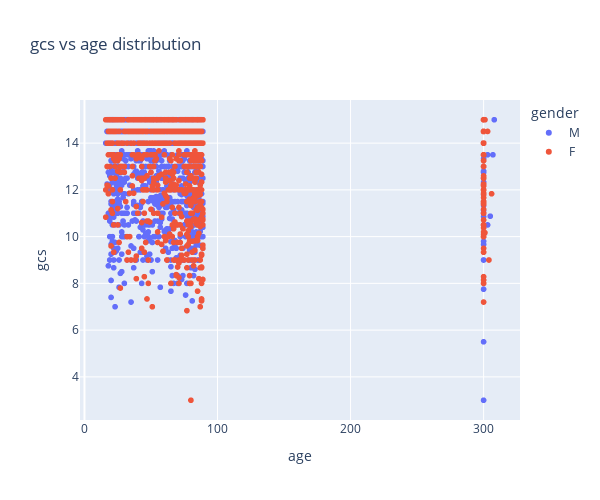

Notebook code for this chart:
### Code cell
fig = px.scatter(data_TBI_ML.groupby(['hadm_id']).aggregate({'gender':'min', 'age':'min','gcs':'mean'}), 
                 x="age", y="gcs", color="gender", width=600, height=500, title = "gcs vs age distribution")
fig.show()

### Figure 1 — Plotly figure (JSON) as saved in the notebook; plotly's stock layout.template omitted (floating-point values rounded to 4 significant figures; data arrays with more than 128 entries replaced by an {"elided": "..."} marker saying what was removed)
{"data": [{"hovertemplate": "gender=M<br>age=%{x}<br>gcs=%{y}<extra></extra>", "legendgroup": "M", "marker": {"color": "#636efa", "symbol": "circle"}, "mode": "markers", "name": "M", "showlegend": true, "type": "scattergl", "x": {"elided": "1601 int values"}, "xaxis": "x", "y": {"elided": "1601 float values"}, "yaxis": "y"}, {"hovertemplate": "gender=F<br>age=%{x}<br>gcs=%{y}<extra></extra>", "legendgroup": "F", "marker": {"color": "#EF553B", "symbol": "circle"}, "mode": "markers", "name": "F", "showlegend": true, "type": "scattergl", "x": {"elided": "989 int values"}, "xaxis": "x", "y": {"elided": "989 float values"}, "yaxis": "y"}], "layout": {"height": 500, "legend": {"title": {"text": "gender"}, "tracegroupgap": 0}, "title": {"text": "gcs vs age distribution"}, "width": 600, "xaxis": {"anchor": "y", "domain": [0, 1], "title": {"text": "age"}}, "yaxis": {"anchor": "x", "domain": [0, 1], "title": {"text": "gcs"}}}}
